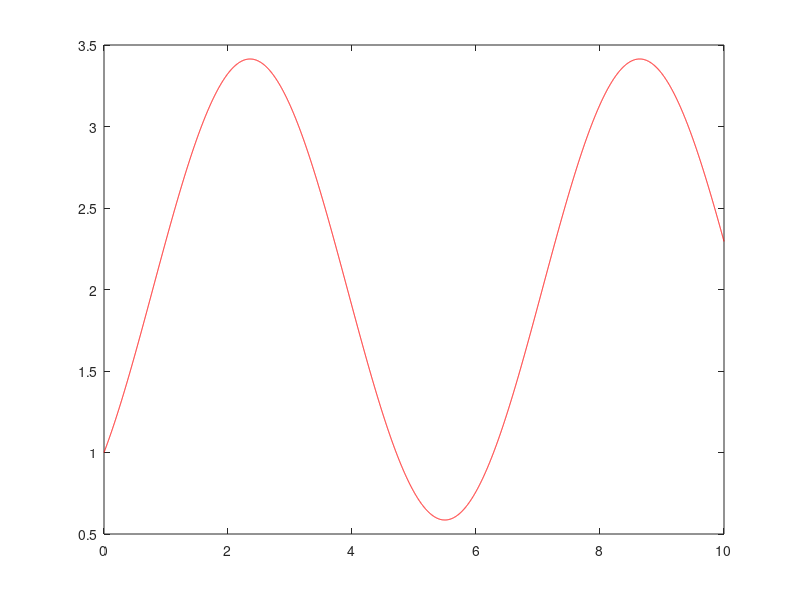

MATLAB code for this plot:
%4th order Runge-Kutta
h = 0.001;   %timestep
t = 0:h:10;                  
y = zeros(1,length(t));  %preallocates space for y
y(1) = 1;    %initial condition
f = @(x,z) sin(x)+cos(x);   %slope               

for i = 1:(length(t)-1)      
k1 = h*f(t(i),y(i)); %Euler
k2 = h*f(t(i)+0.5*h, y(i)+0.5*k1); 
k3 = h*f(t(i)+0.5*h, y(i)+0.5*k2); 
k4 = h*f(t(i)+h, y(i)+k3); 
y(i+1) = y(i) + (1/6)*(k1+2*k2+2*k3+k4); 
end
figure(1);
plot(t,y, 'r')